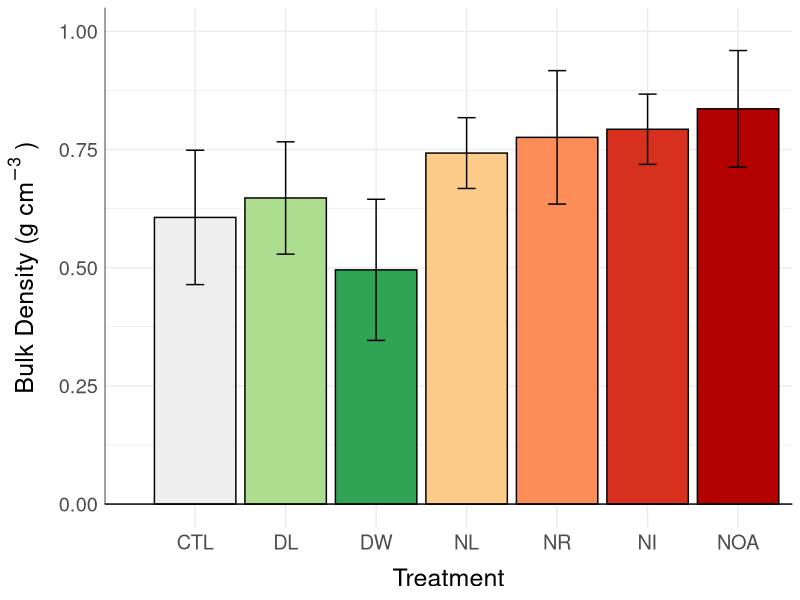
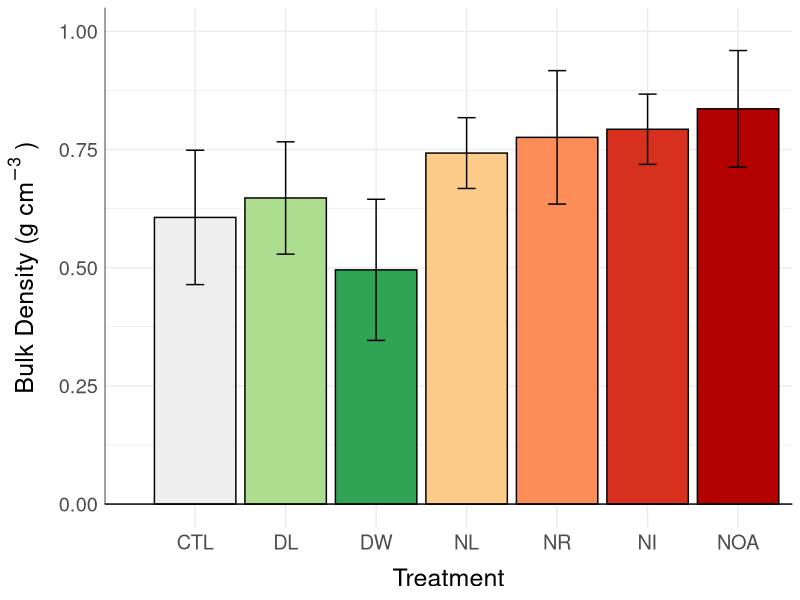

The R script that drew these images, in order:
library(ggplot2)
library(gridExtra)
library(dplyr)

setwd(dirname(rstudioapi::getActiveDocumentContext()$path))

#Import compiled raw data file output from DIRT20_PVC Cores_data merge.R
data <- read.csv("DIRT20_PVC core data_compiled.csv")

################################
#CALCULATIONS
data$CoreVol <- data$CoreHt*(2.7*2.7)*3.14
data$RockVol <- data$RockWt/1.9  ### May need to add column to only adjust for rocks if greater than X rock wt
data$EffVol <- data$CoreVol-data$RockVol-data$WoodVol
data$moisture <- ((data$WetSampTinWt-data$TinWt)-(data$DryTinWt-data$TinWt))/(data$DryTinWt-data$TinWt)
data$BagWtChk <- data$BagSampWt-data$TotWetSampWt
data$TotDrySamplWt <- (data$TotWetSampWt/(1+data$moisture))-data$WoodWt-data$RockWt
data$Bulk.Density <- data$TotDrySamplWt/data$EffVol  
data$OM <- data$C*1.734
data$Mineral <- 100-data$OM

#Export data table
#write.csv(data, file = "Bulk density/DIRT20_bulk density_data.csv")

#Remove data with error flags
cln_data <- data[!(data$Flag=="X"),]

#Summarize data
sum_data <- cln_data %>% na.omit(Bulk.density) %>% group_by(Plot, Trt, Depth) %>% summarize(n=n(),
                                                            bd_mean = mean(Bulk.Density, na.rm = T),
                                                            bd_sterr = sd(Bulk.Density,na.rm = T)/sqrt(n()))

#Export to summarize manually in excel
#write.csv(sum_data, file = "Bulk density/mean bulk density by trt and depth.csv")


# Summarize across depths 0-10 cm
plot_bd_to_10cm <- sum_data %>% filter(Depth != 10) %>% group_by(Plot,Trt) %>% summarize(bulkden_mean = mean(bd_mean, na.rm = T),
                                                                                    bulkden_stderr = mean(bd_sterr, na.rm = T)) 

write.csv(plot_bd_to_10cm, "DIRT20_Bulkdensity_0-10cm_by plot.csv")

mean_bd_to_10cm <- plot_bd_to_10cm %>% group_by(Trt) %>% summarize(bulkden_mean = mean(bulkden_mean, na.rm = T),
                                                                                         bulkden_stderr = mean(bulkden_stderr, na.rm = T))
write.csv(mean_bd_to_10cm, "DIRT20_Bulkdensity_0-10cm_by trt.csv")


### Figure 3 ###
# Plot 0-10 cm bulk density by treatment
trt_order <- c('CTL', 'DL', 'DW', 'NL', 'NR', 'NI', 'NOA')

plot_bd_0_to_10 <- ggplot(mean_bd_to_10cm, aes(x=factor(Trt, levels = trt_order), y=bulkden_mean, fill=Trt)) + 
  geom_histogram(stat = "identity", colour="black") + 
  ylim(0,1)+
  theme_minimal() +
  annotate("segment", x=0, xend=Inf, y=0, yend=0) +
  annotate("segment", x=0, xend=-Inf, y=0, yend=Inf) +
  ylab(bquote('Bulk Density (g '*cm^-3~')')) +
  xlab("Treatment") + 
  #ggtitle("Soil Bulk Density, 0-10 cm") +
  scale_fill_manual(values = c("#eeeeee", "#addd8e","#31a354","#d7301f",
                               "#fdcc8a", "#b30000","#fc8d59")) + 
  theme(legend.position = "none") +
  geom_errorbar(aes(ymin=bulkden_mean-bulkden_stderr, ymax=bulkden_mean+bulkden_stderr), width=.2,position=position_dodge(.9)) +
  theme(axis.title.y = element_text(margin = margin(t = 0, r = 10, b = 0, l = 0))) +
  theme(axis.title.x = element_text(margin = margin(t = 10, r = 0, b = 0, l = 0))) +
  theme(text = element_text(size=18))

plot_bd_0_to_10

#Figure 3 save
ggsave(plot=plot_bd_0_to_10, filename = "fig3_Bulk density by treatment_0-10cm.png",
       width = 6, height = 6 , dpi = 300)




# # Summarize across depths 10-15 cm
# mean_bd_10_to_15cm <- sum_data %>% filter(Depth == 10) %>% group_by(Trt) %>% summarize(bulkden_mean = mean(bd_mean),
#                                                                                     bulkden_stderr = mean(bd_sterr)) 
# ### Figure 3 ###
# # Plot 0-10 cm bulk density by treatment
# trt_order <- c('CTL', 'DL', 'DW', 'NL', 'NR', 'NI', 'NOA')
# 
# plot_bd_10_to_15 <- ggplot(mean_bd_10_to_15cm, aes(x=factor(Trt, levels = trt_order), y=bulkden_mean, fill=Trt)) + 
#   geom_histogram(stat = "identity", colour="black") + 
#   ylim(0,1.2)+
#   theme_minimal() +
#   annotate("segment", x=0, xend=Inf, y=0, yend=0) +
#   annotate("segment", x=0, xend=-Inf, y=0, yend=Inf) +
#   ylab("Bulk Density (g cm-3") +
#   xlab("Treatment") + 
#   ggtitle("Soil Bulk Density, 10-15 cm") +
#   scale_fill_manual(values = c("#999999", "#E69F00", "#009E73",
#                                "#F0E442", "#0072B2", "#D55E00", "#CC79A7")) + 
#   theme(legend.position = "none") +
#   geom_errorbar(aes(ymin=bulkden_mean-bulkden_stderr, ymax=bulkden_mean+bulkden_stderr), width=.2,position=position_dodge(.9)) +
#   theme(axis.title.y = element_text(margin = margin(t = 0, r = 10, b = 0, l = 0))) +
#   theme(axis.title.x = element_text(margin = margin(t = 10, r = 0, b = 0, l = 0))) +
#   theme(text = element_text(size=18))
# 
# plot_bd_10_to_15

#Figure 3 save
#ggsave(plot=plot_bd_10_to_15, path = "ggplots", filename = "misc_Bulk density by treatment_10-15cm.png",
#       width = 5, height = 8 , dpi = 300)
